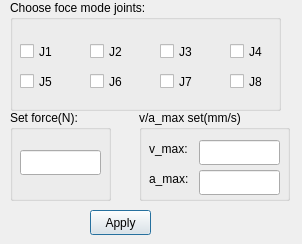
<?xml version="1.0" encoding="UTF-8"?>
<ui version="4.0">
 <class>position_mode_set_dialog</class>
 <widget class="QDialog" name="position_mode_set_dialog">
  <property name="geometry">
   <rect>
    <x>0</x>
    <y>0</y>
    <width>302</width>
    <height>244</height>
   </rect>
  </property>
  <property name="windowTitle">
   <string>Joints mode set</string>
  </property>
  <widget class="QGroupBox" name="groupBox">
   <property name="geometry">
    <rect>
     <x>10</x>
     <y>0</y>
     <width>271</width>
     <height>111</height>
    </rect>
   </property>
   <property name="title">
    <string>Choose foce mode joints:</string>
   </property>
   <widget class="QCheckBox" name="Joint8_mode_choose_checkBox">
    <property name="geometry">
     <rect>
      <x>220</x>
      <y>70</y>
      <width>41</width>
      <height>23</height>
     </rect>
    </property>
    <property name="text">
     <string>J8</string>
    </property>
   </widget>
   <widget class="QCheckBox" name="Joint3_mode_choose_checkBox">
    <property name="geometry">
     <rect>
      <x>150</x>
      <y>40</y>
      <width>41</width>
      <height>23</height>
     </rect>
    </property>
    <property name="text">
     <string>J3</string>
    </property>
   </widget>
   <widget class="QCheckBox" name="Joint5_mode_choose_checkBox">
    <property name="geometry">
     <rect>
      <x>10</x>
      <y>70</y>
      <width>41</width>
      <height>23</height>
     </rect>
    </property>
    <property name="text">
     <string>J5</string>
    </property>
   </widget>
   <widget class="QCheckBox" name="Joint1_mode_choose_checkBox">
    <property name="geometry">
     <rect>
      <x>10</x>
      <y>40</y>
      <width>41</width>
      <height>23</height>
     </rect>
    </property>
    <property name="text">
     <string>J1</string>
    </property>
   </widget>
   <widget class="QCheckBox" name="Joint4_mode_choose_checkBox">
    <property name="geometry">
     <rect>
      <x>220</x>
      <y>40</y>
      <width>41</width>
      <height>23</height>
     </rect>
    </property>
    <property name="text">
     <string>J4</string>
    </property>
   </widget>
   <widget class="QCheckBox" name="Joint2_mode_choose_checkBox">
    <property name="geometry">
     <rect>
      <x>80</x>
      <y>40</y>
      <width>41</width>
      <height>23</height>
     </rect>
    </property>
    <property name="text">
     <string>J2</string>
    </property>
   </widget>
   <widget class="QCheckBox" name="Joint7_mode_choose_checkBox">
    <property name="geometry">
     <rect>
      <x>150</x>
      <y>70</y>
      <width>41</width>
      <height>23</height>
     </rect>
    </property>
    <property name="text">
     <string>J7</string>
    </property>
   </widget>
   <widget class="QCheckBox" name="Joint6_mode_choose_checkBox">
    <property name="geometry">
     <rect>
      <x>80</x>
      <y>70</y>
      <width>41</width>
      <height>23</height>
     </rect>
    </property>
    <property name="text">
     <string>J6</string>
    </property>
   </widget>
  </widget>
  <widget class="QPushButton" name="position_mode_apply_pushButton">
   <property name="geometry">
    <rect>
     <x>90</x>
     <y>210</y>
     <width>61</width>
     <height>25</height>
    </rect>
   </property>
   <property name="text">
    <string>Apply</string>
   </property>
  </widget>
  <widget class="QGroupBox" name="groupBox_2">
   <property name="geometry">
    <rect>
     <x>10</x>
     <y>110</y>
     <width>101</width>
     <height>91</height>
    </rect>
   </property>
   <property name="title">
    <string>Set force(N):</string>
   </property>
   <widget class="QLineEdit" name="Constant_force_set_lineEdit">
    <property name="geometry">
     <rect>
      <x>10</x>
      <y>40</y>
      <width>81</width>
      <height>25</height>
     </rect>
    </property>
   </widget>
  </widget>
  <widget class="QGroupBox" name="groupBox_3">
   <property name="geometry">
    <rect>
     <x>139</x>
     <y>110</y>
     <width>151</width>
     <height>91</height>
    </rect>
   </property>
   <property name="title">
    <string>v/a_max set(mm/s)</string>
   </property>
   <widget class="QLineEdit" name="v_max_set_lineEdit">
    <property name="geometry">
     <rect>
      <x>60</x>
      <y>30</y>
      <width>81</width>
      <height>25</height>
     </rect>
    </property>
   </widget>
   <widget class="QLineEdit" name="a_max_set_lineEdit">
    <property name="geometry">
     <rect>
      <x>60</x>
      <y>60</y>
      <width>81</width>
      <height>25</height>
     </rect>
    </property>
   </widget>
   <widget class="QLabel" name="label">
    <property name="geometry">
     <rect>
      <x>10</x>
      <y>30</y>
      <width>51</width>
      <height>17</height>
     </rect>
    </property>
    <property name="text">
     <string>v_max:</string>
    </property>
   </widget>
   <widget class="QLabel" name="label_2">
    <property name="geometry">
     <rect>
      <x>10</x>
      <y>60</y>
      <width>51</width>
      <height>17</height>
     </rect>
    </property>
    <property name="text">
     <string>a_max:</string>
    </property>
   </widget>
  </widget>
 </widget>
 <resources/>
 <connections/>
</ui>
